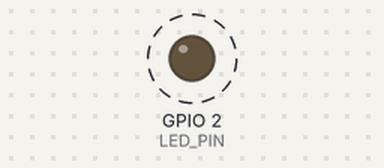
Bench run of a sketch on a simulated ESP8266 (NodeMCU). Shown: output pins drawn as LEDs (lit = HIGH). Dashed ring = blinking. A WiFi scan finds three made-up networks; what the sketch prints to the serial monitor is not drawn.

Above: at 3.6 s.
Timing chart, 0 to 6.4 s (numbered marks = the images above):
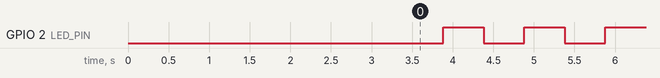

Measured:
- by itself, GPIO 2 (LED_PIN): alternates HIGH for 0.50 s and LOW for 0.50 s

The sketch:

esp8266_board_test.ino
```cpp
// ESP8266 (NodeMCU) board health check for the TinyIDS testbed.
// Board: "NodeMCU 1.0 (ESP-12E Module)". Serial Monitor at 115200 baud, press RST.
// PASS = chip info prints, LED blinks, Wi-Fi scan finds networks.

#include <ESP8266WiFi.h>

#define LED_PIN 2   // onboard blue LED on GPIO2, ON when pin is LOW

void setup() {
  Serial.begin(9600);
  delay(1000);
  pinMode(LED_PIN, OUTPUT);

  Serial.println("\n===== ESP8266 BOARD TEST =====");
  Serial.printf("Chip ID        : %08X\n", ESP.getChipId());
  Serial.printf("CPU freq       : %d MHz\n", ESP.getCpuFreqMHz());
  Serial.printf("Flash size     : %u MB\n", ESP.getFlashChipRealSize() / (1024 * 1024));
  Serial.printf("Free heap      : %u bytes\n", ESP.getFreeHeap());

  WiFi.mode(WIFI_STA);
  WiFi.disconnect();
  delay(100);
  Serial.printf("MAC address    : %s   <-- write this on a sticker on the board\n",
                WiFi.macAddress().c_str());

  Serial.println("\nScanning Wi-Fi...");
  int n = WiFi.scanNetworks();
  if (n <= 0) {
    Serial.println("FAIL: no networks found (check antenna / board)");
  } else {
    Serial.printf("PASS: found %d networks\n", n);
    for (int i = 0; i < n && i < 10; i++) {
      Serial.printf("  %2d. %-32s %4d dBm\n", i + 1, WiFi.SSID(i).c_str(), WiFi.RSSI(i));
    }
  }
  Serial.println("\nLED should now blink once per second. Uptime counter below.");
}

void loop() {
  digitalWrite(LED_PIN, LOW);   // LED on
  delay(500);
  digitalWrite(LED_PIN, HIGH);  // LED off
  delay(500);
  Serial.printf("alive, uptime %lu s\n", millis() / 1000);
}
```
